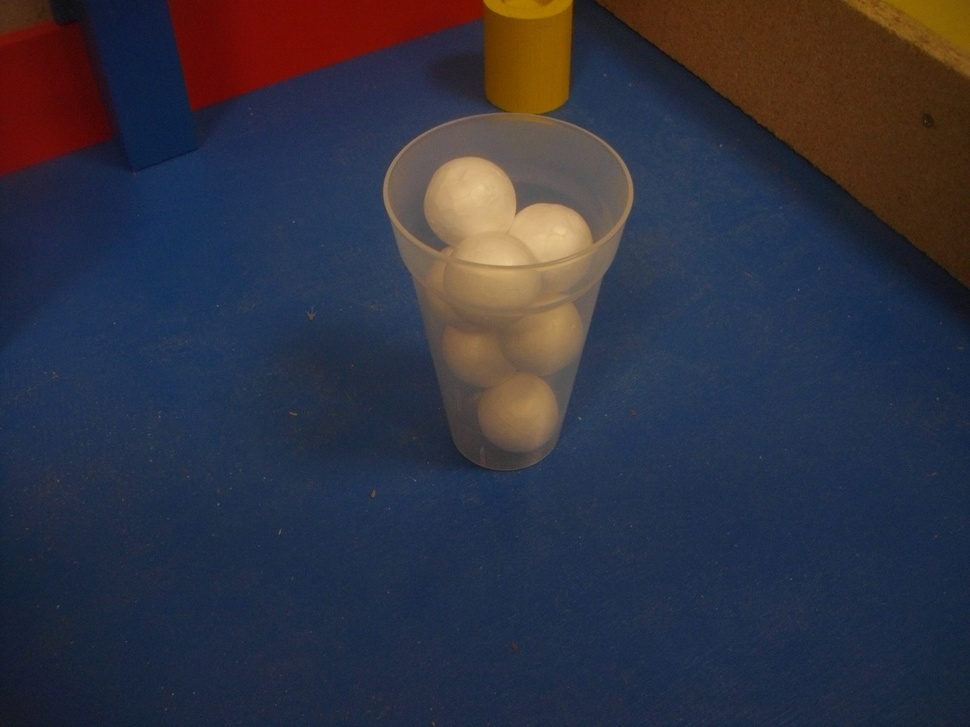
#> input picture Informatique/MachineLearning/Photos_gobelet/DSC00446.JPG, 970 x 727 px, shrunk from 1600 x 1200 before the run, given in place of the camera
$ python colorDetectCamera.py
#> lines starting #> are read from the running program, lines starting #| are printed output that depends on the picture; after the words box and inside, x2 and y2 are one past the last pixel; in counts of white or black regions, pixels touching at a corner belong together
# Même chose que colorDetectImage, mais avec votre webcam au lieu d'une image fixe

import numpy as np
import cv2

def nothing(x):
    pass

cap = cv2.VideoCapture(0) #Ouverture de la caméra
end = False

cv2.namedWindow('Camera')

#Définition de deux formes géométriques (des croix ici) qui servent aux fonctions erode et dilate
erodeElement = cv2.getStructuringElement(cv2.MORPH_CROSS,(3,3))
dilatedElement = cv2.getStructuringElement(cv2.MORPH_CROSS,(7,7))

#Création des trackbars
Hmin_tb = cv2.createTrackbar('Hmin', 'Camera', 0, 179, nothing)
#> slider 'Hmin' is set to 35
Hmax_tb = cv2.createTrackbar('Hmax', 'Camera', 0, 179, nothing)
#> slider 'Hmax' is set to 179
Smin_tb = cv2.createTrackbar('Smin', 'Camera', 0, 255, nothing)
#> slider 'Smin' is set to 51
Smax_tb = cv2.createTrackbar('Smax', 'Camera', 0, 255, nothing)
#> slider 'Smax' is set to 255
Vmin_tb = cv2.createTrackbar('Vmin', 'Camera', 0, 255, nothing)
#> slider 'Vmin' is set to 51
Vmax_tb = cv2.createTrackbar('Vmax', 'Camera', 0, 255, nothing)
#> slider 'Vmax' is set to 255

while(cap.isOpened() and not end):
    ret,frame = cap.read() #Lecture d'une frame de la caméra (ret est un booléen confirmant que la frame a bien été lue)
#> frame is the input picture: shape (727, 970, 3); mean B, G, R 65.6, 51, 49.4

    #Récupération des valeurs des trackbars
    Hmin = cv2.getTrackbarPos('Hmin', 'Camera')
    Smin = cv2.getTrackbarPos('Smin', 'Camera')
    Vmin = cv2.getTrackbarPos('Vmin', 'Camera')
    Hmax = cv2.getTrackbarPos('Hmax', 'Camera')
    Smax = cv2.getTrackbarPos('Smax', 'Camera')
    Vmax = cv2.getTrackbarPos('Vmax', 'Camera')

    color_l = np.array([Hmin,Smin,Vmin])
    color_h = np.array([Hmax,Smax,Vmax])

    if(ret):
        #Limage de base est codée en RGB (ou BGR plutôt), on la convertit en HSV
        hsvFrame = cv2.cvtColor(frame, cv2.COLOR_BGR2HSV)
#> hsvFrame: shape (727, 970, 3); mean H, S, V 89, 144.9, 80.5
        #On crée un masque à partir des zones de l'image qui sont dans la bonne étendue de couleurs
        mask = cv2.inRange(hsvFrame, color_l, color_h)
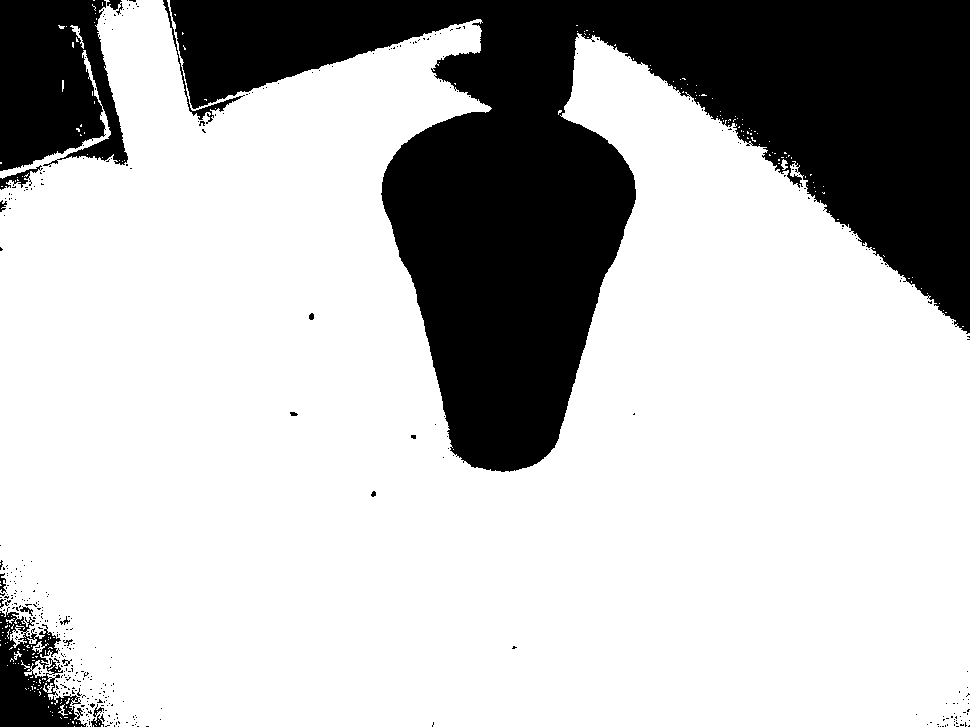
#> mask: shape (727, 970); 73.8% white; 400 black regions (382 under 20 px), largest, box (x1, y1, x2, y2) and area: (170, 0, 970, 472) 160315, (0, 0, 128, 171) 16979, (0, 607, 87, 727) 5349
        #On retire de l'image tout ce qui n'est pas de la bonne couleur
        cropped = cv2.bitwise_and(frame, frame, mask = mask)
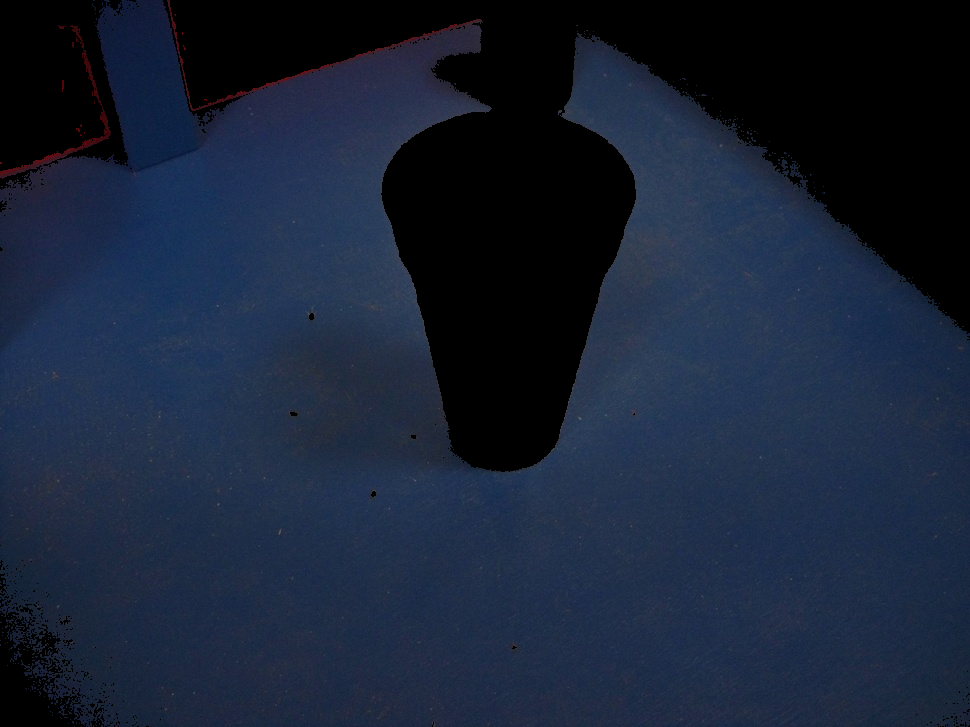
#> cropped: shape (727, 970, 3); mean B, G, R 54.6, 35, 24.3

        #Afffichage du résultat
        cv2.imshow('Camera', cropped)

    if(cv2.waitKey(1) & 0xFF == ord('q')):
#> (key q is pressed here)
        end = True
cap.release()
cv2.destroyAllWindows()

$ run again, on Informatique/MachineLearning/Photos_gobelet/DSC00447.JPG
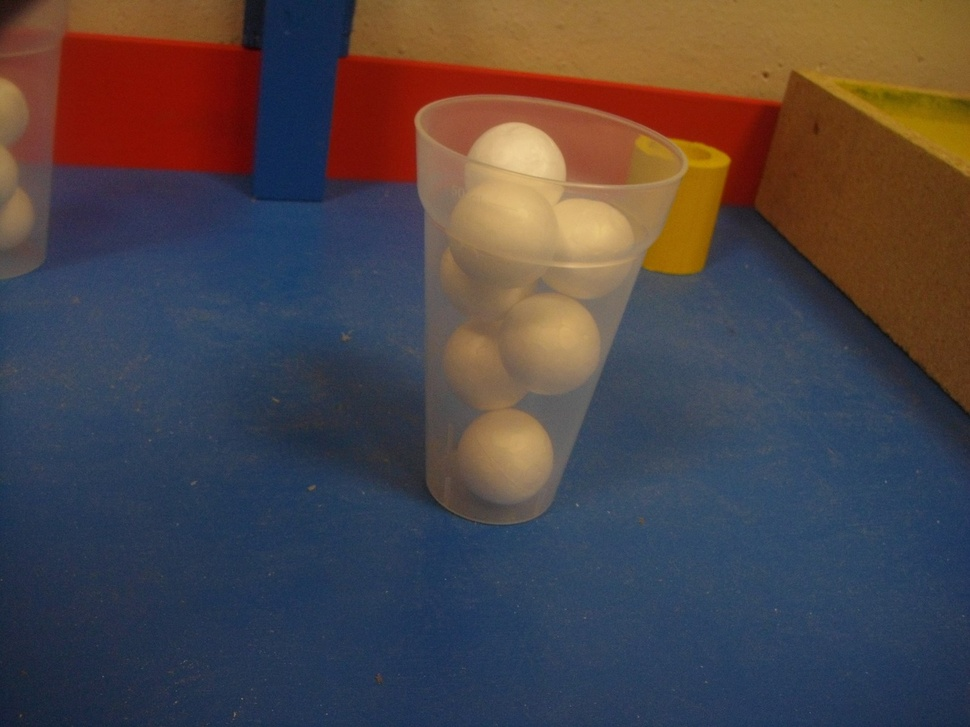
#> input picture Informatique/MachineLearning/Photos_gobelet/DSC00447.JPG, 970 x 727 px, shrunk from 1600 x 1200 before the run, given in place of the camera
#> frame is the input picture: shape (727, 970, 3); mean B, G, R 71.7, 68.7, 77.4
#> hsvFrame: shape (727, 970, 3); mean H, S, V 74.4, 140.4, 104.1
#> `mask = cv2.inRange(hsvFrame, color_l, color_h)`:
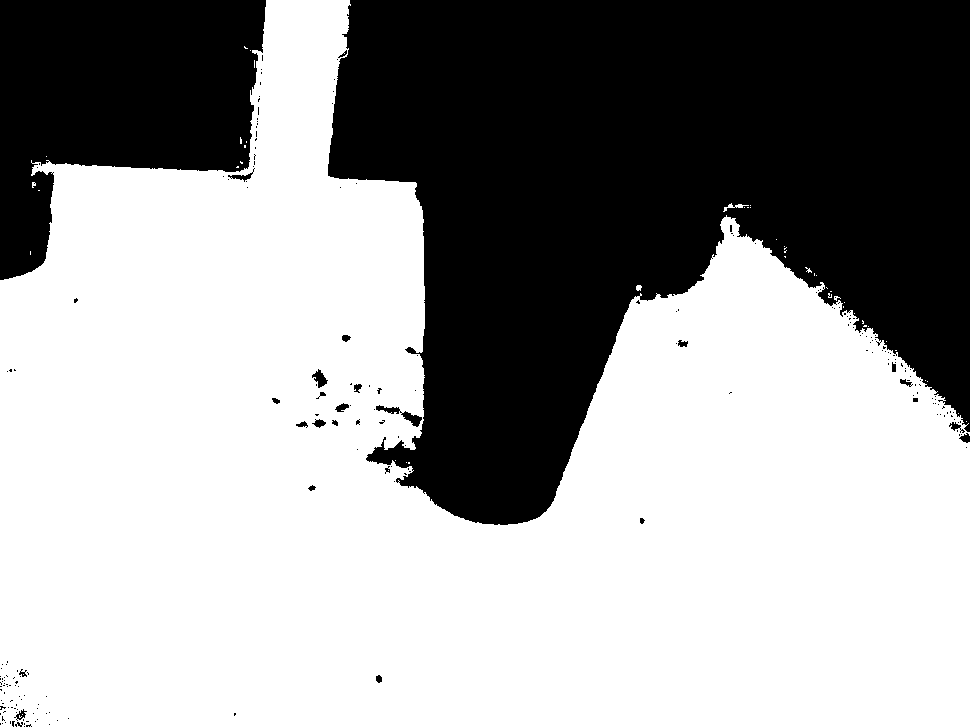
#> mask: shape (727, 970); 61.8% white; 221 black regions (194 under 20 px), largest, box (x1, y1, x2, y2) and area: (328, 0, 970, 525) 219299, (0, 0, 266, 280) 47985, (376, 405, 422, 427) 272
#> `cropped = cv2.bitwise_and(frame, frame, mask = mask)`:
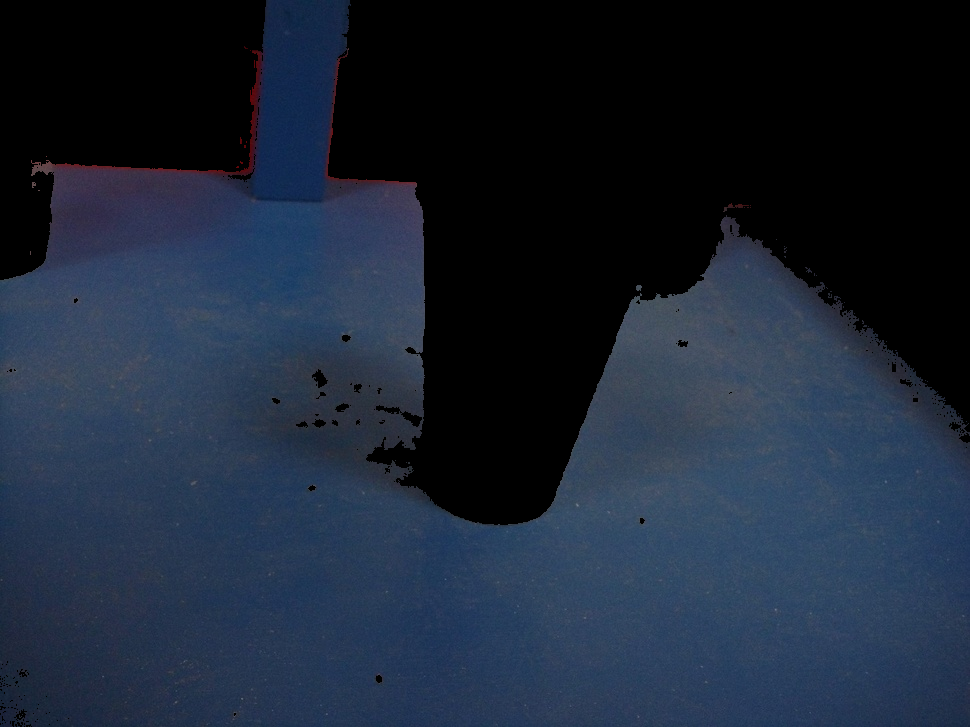
#> cropped: shape (727, 970, 3); mean B, G, R 54, 37.9, 27.6

$ run again, on Informatique/MachineLearning/Photos_gobelet/DSC00448.JPG
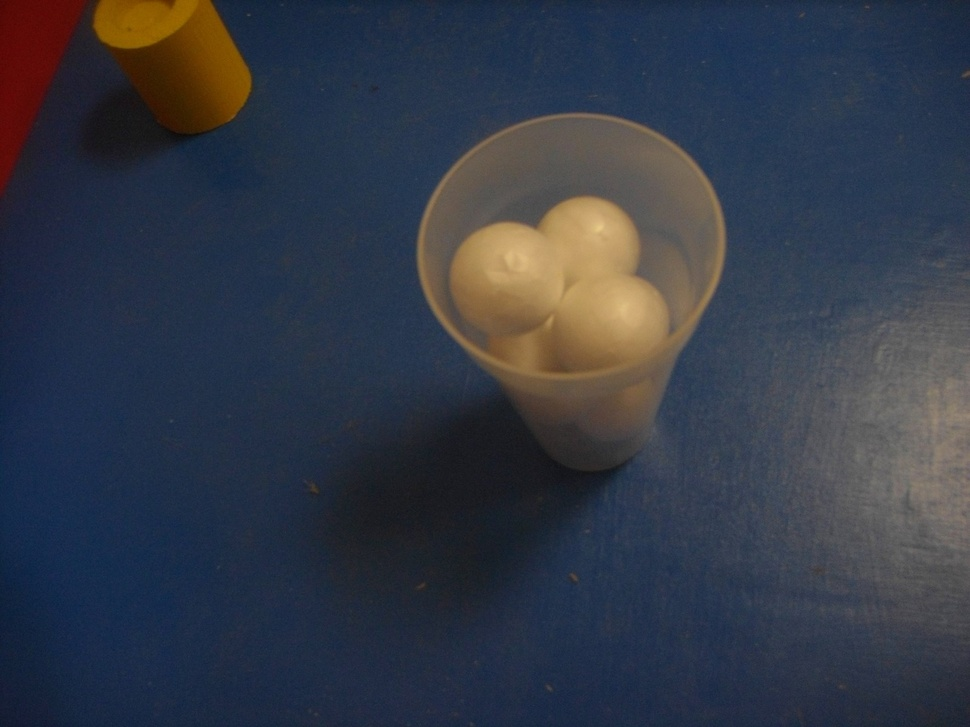
#> input picture Informatique/MachineLearning/Photos_gobelet/DSC00448.JPG, 970 x 727 px, shrunk from 1600 x 1200 before the run, given in place of the camera
#> frame is the input picture: shape (727, 970, 3); mean B, G, R 70.2, 57.7, 51.8
#> hsvFrame: shape (727, 970, 3); mean H, S, V 93.1, 113.6, 78.4
#> `mask = cv2.inRange(hsvFrame, color_l, color_h)`:
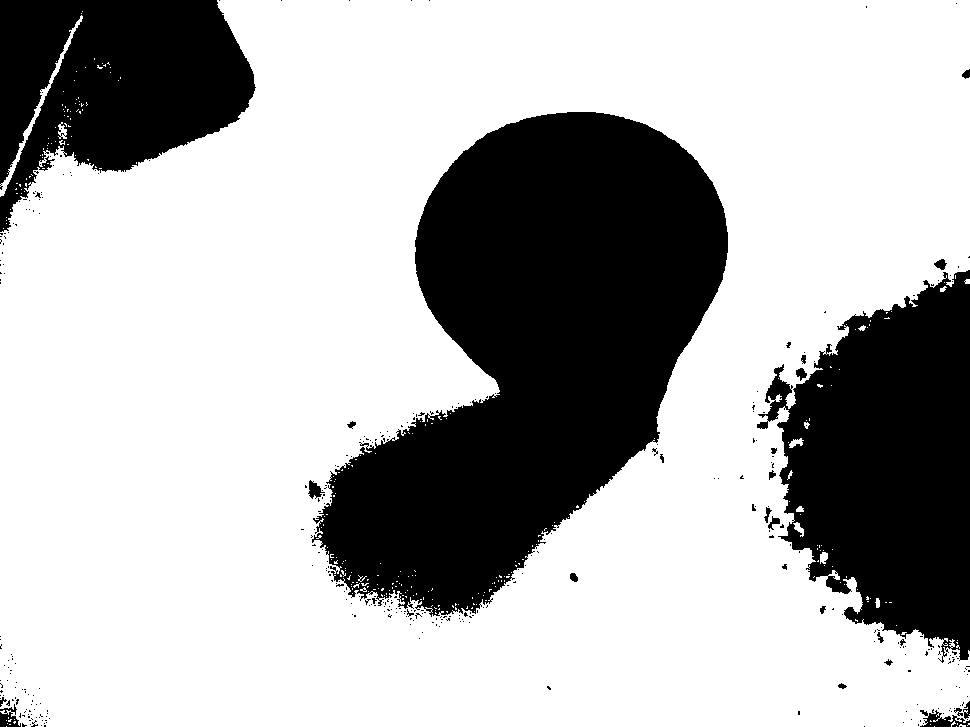
#> mask: shape (727, 970); 69.9% white; 365 black regions (337 under 20 px), largest, box (x1, y1, x2, y2) and area: (312, 112, 728, 617) 118087, (757, 270, 970, 663) 53711, (0, 0, 256, 232) 37559
#> `cropped = cv2.bitwise_and(frame, frame, mask = mask)`:
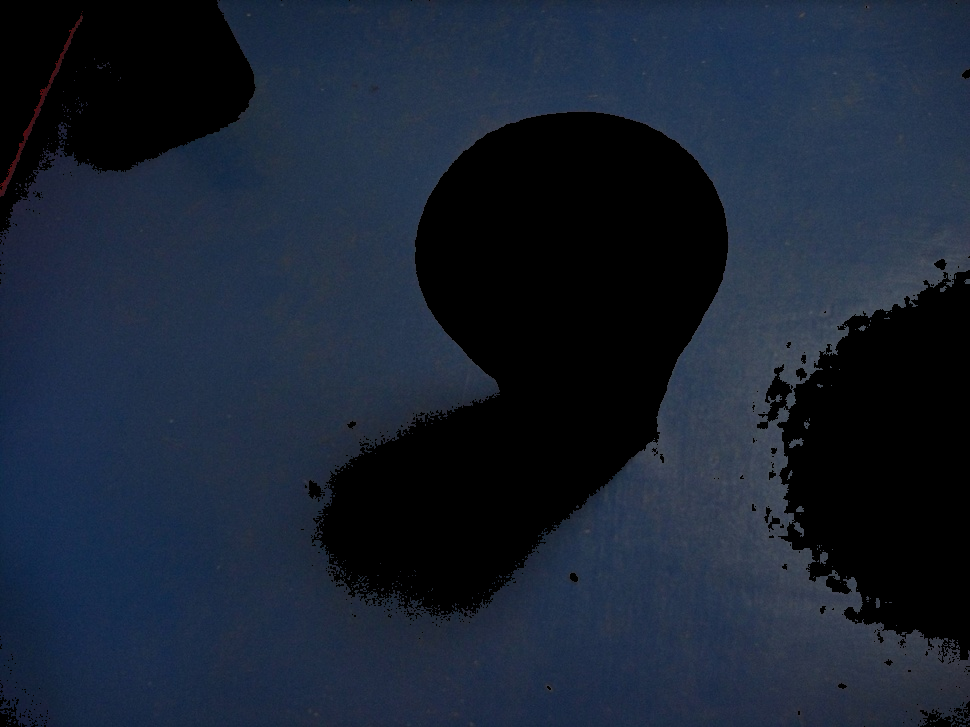
#> cropped: shape (727, 970, 3); mean B, G, R 50.8, 35.1, 25.4

$ run again, on Informatique/MachineLearning/Photos_gobelet/DSC00449.JPG
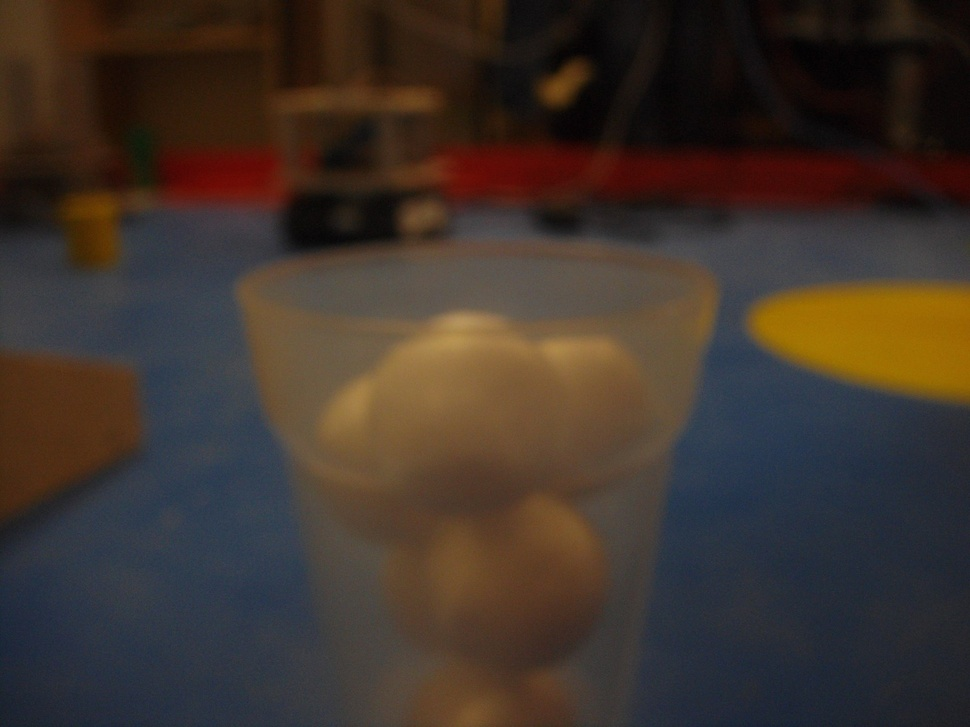
#> input picture Informatique/MachineLearning/Photos_gobelet/DSC00449.JPG, 970 x 727 px, shrunk from 1600 x 1200 before the run, given in place of the camera
#> frame is the input picture: shape (727, 970, 3); mean B, G, R 43.9, 51.6, 63.4
#> hsvFrame: shape (727, 970, 3); mean H, S, V 52.9, 112.5, 69.8
#> `mask = cv2.inRange(hsvFrame, color_l, color_h)`:
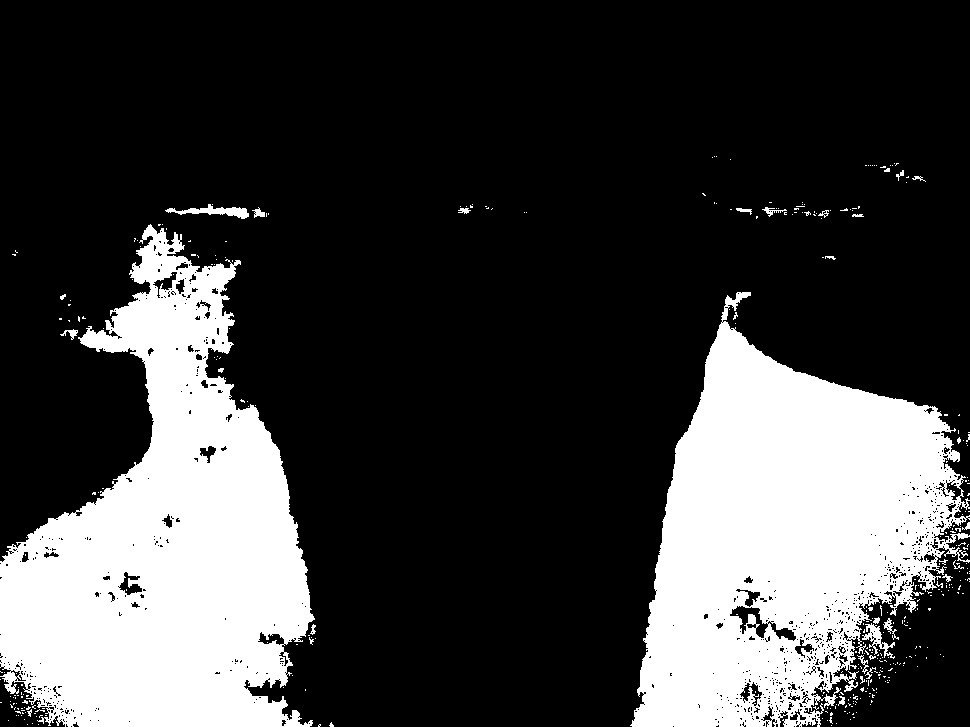
#> mask: shape (727, 970); 24.9% white; 384 white regions (357 under 20 px), largest, box (x1, y1, x2, y2) and area: (0, 224, 315, 727) 88560, (630, 292, 970, 727) 84127, (165, 204, 249, 219) 497
#> `cropped = cv2.bitwise_and(frame, frame, mask = mask)`:
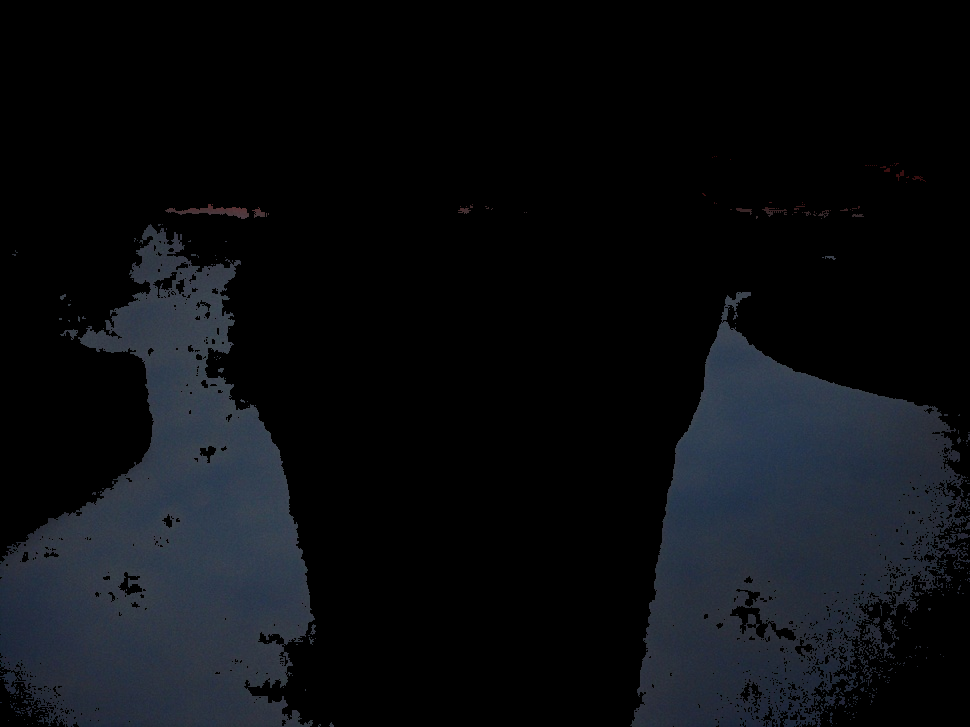
#> cropped: shape (727, 970, 3); mean B, G, R 16.7, 13.2, 11.1
